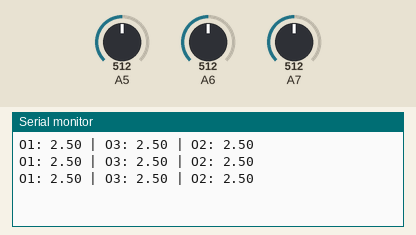
This sketch was run on a simulated Arduino Uno, built with avr-gcc and run on an emulated ATmega328P. On the bench: the last lines printed to the serial monitor. The inputs (shaded band) are chosen by the test bench; at power-on: A5 = 512, A6 = 512, A7 = 512.

Above: at 1.3 s.
1.4 s: A5 set to 716
At 1.9 s:
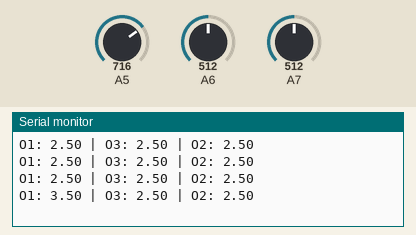
2.9 s: A6 set to 716
At 3.4 s:
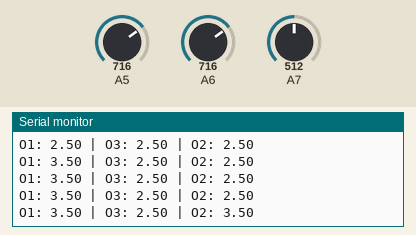
4.4 s: A7 set to 716
At 4.9 s:
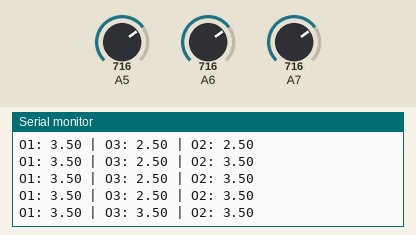
5.9 s: A5 set to 900
At 6.4 s:
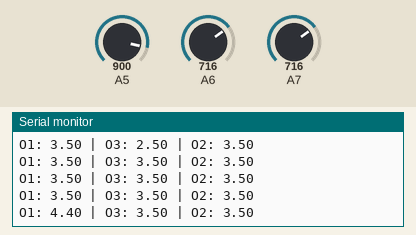
7.4 s: A6 set to 900
At 7.9 s:
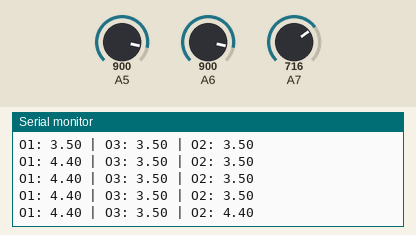
8.9 s: A7 set to 900
At 9.4 s:
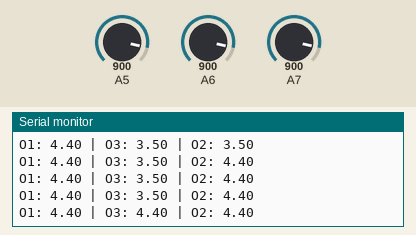
Timing chart, 0 to 11.4 s (numbered marks = the images above; inputs shaded):
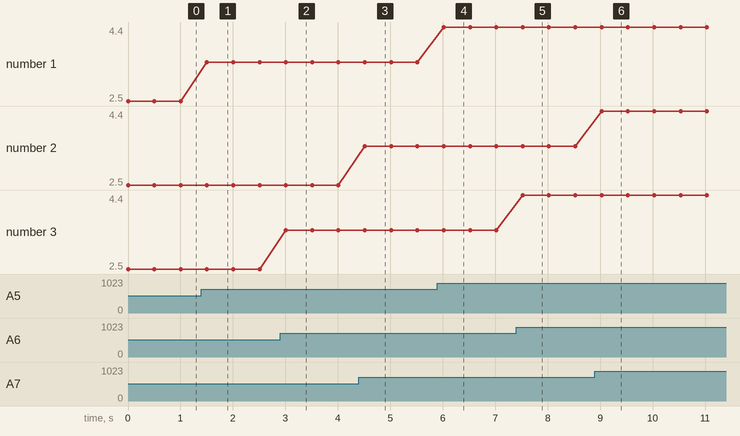

The sketch:

LineFollowingSensor.ino
```cpp
void setup() {
  Serial.begin(9600);
}

void loop() {
  Serial.print("O1: ");
  Serial.print(analogRead(5)* (5.0 / 1023.0));
  Serial.print(" | O3: ");
  Serial.print(analogRead(7)* (5.0 / 1023.0));
  Serial.print(" | O2: ");
  Serial.println(analogRead(6)* (5.0 / 1023.0));

  delay(500);
}
```

Measured:
- after the input at 1.4 s, the serial monitor: prints a new line after 0.10 s (image 1)
- after the input at 2.9 s, the serial monitor: prints a new line after 0.11 s (image 2)
- after the input at 4.4 s, the serial monitor: prints a new line after 0.11 s (image 3)
- after the input at 5.9 s, the serial monitor: prints a new line after 0.12 s (image 4)
- after the input at 7.4 s, the serial monitor: prints a new line after 0.12 s (image 5)
- after the input at 8.9 s, the serial monitor: prints a new line after 0.13 s (image 6)
- plotted number 1: 2.5 → 3.5 after the input at 1.4 s, 3.5 → 4.4 after the input at 5.9 s
